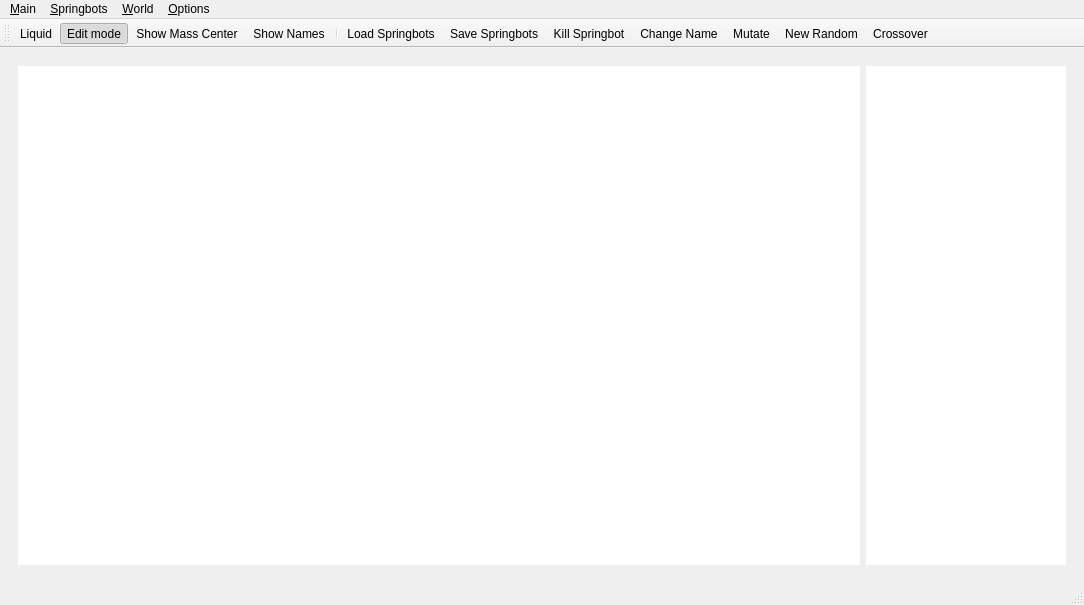
<ui version="4.0" >
 <class>MainWindow</class>
 <widget class="QMainWindow" name="MainWindow" >
  <property name="geometry" >
   <rect>
    <x>0</x>
    <y>0</y>
    <width>1084</width>
    <height>605</height>
   </rect>
  </property>
  <property name="minimumSize" >
   <size>
    <width>640</width>
    <height>480</height>
   </size>
  </property>
  <property name="windowTitle" >
   <string>Springbot Editor</string>
  </property>
  <property name="windowIcon" >
   <iconset resource="../img/resource.qrc" >
    <normaloff>:/acoes/icone.png</normaloff>:/acoes/icone.png</iconset>
  </property>
  <property name="toolButtonStyle" >
   <enum>Qt::ToolButtonTextUnderIcon</enum>
  </property>
  <widget class="QWidget" name="centralwidget" >
   <property name="geometry" >
    <rect>
     <x>0</x>
     <y>81</y>
     <width>1084</width>
     <height>500</height>
    </rect>
   </property>
   <layout class="QVBoxLayout" >
    <item>
     <widget class="QWidget" native="1" name="widget" >
      <layout class="QHBoxLayout" >
       <item>
        <widget class="Space" native="1" name="space" >
         <property name="palette" >
          <palette>
           <active>
            <colorrole role="Base" >
             <brush brushstyle="SolidPattern" >
              <color alpha="255" >
               <red>255</red>
               <green>255</green>
               <blue>255</blue>
              </color>
             </brush>
            </colorrole>
            <colorrole role="Window" >
             <brush brushstyle="SolidPattern" >
              <color alpha="255" >
               <red>255</red>
               <green>255</green>
               <blue>255</blue>
              </color>
             </brush>
            </colorrole>
           </active>
           <inactive>
            <colorrole role="Base" >
             <brush brushstyle="SolidPattern" >
              <color alpha="255" >
               <red>255</red>
               <green>255</green>
               <blue>255</blue>
              </color>
             </brush>
            </colorrole>
            <colorrole role="Window" >
             <brush brushstyle="SolidPattern" >
              <color alpha="255" >
               <red>255</red>
               <green>255</green>
               <blue>255</blue>
              </color>
             </brush>
            </colorrole>
           </inactive>
           <disabled>
            <colorrole role="Base" >
             <brush brushstyle="SolidPattern" >
              <color alpha="255" >
               <red>255</red>
               <green>255</green>
               <blue>255</blue>
              </color>
             </brush>
            </colorrole>
            <colorrole role="Window" >
             <brush brushstyle="SolidPattern" >
              <color alpha="255" >
               <red>255</red>
               <green>255</green>
               <blue>255</blue>
              </color>
             </brush>
            </colorrole>
           </disabled>
          </palette>
         </property>
         <property name="cursor" >
          <cursorShape>PointingHandCursor</cursorShape>
         </property>
         <property name="autoFillBackground" >
          <bool>true</bool>
         </property>
        </widget>
       </item>
       <item>
        <widget class="Senoide" native="1" name="senoide" >
         <property name="maximumSize" >
          <size>
           <width>200</width>
           <height>16777215</height>
          </size>
         </property>
         <property name="palette" >
          <palette>
           <active>
            <colorrole role="Base" >
             <brush brushstyle="SolidPattern" >
              <color alpha="255" >
               <red>255</red>
               <green>255</green>
               <blue>255</blue>
              </color>
             </brush>
            </colorrole>
            <colorrole role="Window" >
             <brush brushstyle="SolidPattern" >
              <color alpha="255" >
               <red>255</red>
               <green>255</green>
               <blue>255</blue>
              </color>
             </brush>
            </colorrole>
           </active>
           <inactive>
            <colorrole role="Base" >
             <brush brushstyle="SolidPattern" >
              <color alpha="255" >
               <red>255</red>
               <green>255</green>
               <blue>255</blue>
              </color>
             </brush>
            </colorrole>
            <colorrole role="Window" >
             <brush brushstyle="SolidPattern" >
              <color alpha="255" >
               <red>255</red>
               <green>255</green>
               <blue>255</blue>
              </color>
             </brush>
            </colorrole>
           </inactive>
           <disabled>
            <colorrole role="Base" >
             <brush brushstyle="SolidPattern" >
              <color alpha="255" >
               <red>255</red>
               <green>255</green>
               <blue>255</blue>
              </color>
             </brush>
            </colorrole>
            <colorrole role="Window" >
             <brush brushstyle="SolidPattern" >
              <color alpha="255" >
               <red>255</red>
               <green>255</green>
               <blue>255</blue>
              </color>
             </brush>
            </colorrole>
           </disabled>
          </palette>
         </property>
         <property name="cursor" >
          <cursorShape>PointingHandCursor</cursorShape>
         </property>
         <property name="autoFillBackground" >
          <bool>true</bool>
         </property>
        </widget>
       </item>
      </layout>
     </widget>
    </item>
   </layout>
  </widget>
  <widget class="QMenuBar" name="menubar" >
   <property name="geometry" >
    <rect>
     <x>0</x>
     <y>0</y>
     <width>1084</width>
     <height>24</height>
    </rect>
   </property>
   <widget class="QMenu" name="menuMain_menu" >
    <property name="title" >
     <string>&amp;Springbots</string>
    </property>
    <addaction name="loadSpringbotsAct" />
    <addaction name="saveSpringbotsAct" />
    <addaction name="newRandomAct" />
    <addaction name="killSpringbotAct" />
    <addaction name="mutateAct" />
   </widget>
   <widget class="QMenu" name="menu_Program" >
    <property name="title" >
     <string>&amp;Main</string>
    </property>
    <addaction name="aboutAct" />
    <addaction name="quitProgramAct" />
   </widget>
   <widget class="QMenu" name="menu_World" >
    <property name="title" >
     <string>&amp;World</string>
    </property>
    <addaction name="toggleGravityAct" />
    <addaction name="toggleEditModeAct" />
   </widget>
   <widget class="QMenu" name="menu_Options" >
    <property name="title" >
     <string>&amp;Options</string>
    </property>
    <addaction name="showMassCenterAct" />
    <addaction name="showNamesAct" />
   </widget>
   <addaction name="menu_Program" />
   <addaction name="menuMain_menu" />
   <addaction name="menu_World" />
   <addaction name="menu_Options" />
  </widget>
  <widget class="QStatusBar" name="statusbar" >
   <property name="geometry" >
    <rect>
     <x>0</x>
     <y>581</y>
     <width>1084</width>
     <height>24</height>
    </rect>
   </property>
  </widget>
  <widget class="QToolBar" name="toolBar" >
   <property name="geometry" >
    <rect>
     <x>0</x>
     <y>24</y>
     <width>1084</width>
     <height>57</height>
    </rect>
   </property>
   <property name="windowTitle" >
    <string>toolBar</string>
   </property>
   <attribute name="toolBarArea" >
    <enum>TopToolBarArea</enum>
   </attribute>
   <attribute name="toolBarBreak" >
    <bool>false</bool>
   </attribute>
   <addaction name="toggleGravityAct" />
   <addaction name="toggleEditModeAct" />
   <addaction name="showMassCenterAct" />
   <addaction name="showNamesAct" />
   <addaction name="separator" />
   <addaction name="loadSpringbotsAct" />
   <addaction name="saveSpringbotsAct" />
   <addaction name="killSpringbotAct" />
   <addaction name="changeNameAct" />
   <addaction name="mutateAct" />
   <addaction name="newRandomAct" />
   <addaction name="crossoverAct" />
  </widget>
  <action name="loadSpringbotsAct" >
   <property name="icon" >
    <iconset resource="../img/resource.qrc" >
     <normaloff>:/acoes/load.png</normaloff>:/acoes/load.png</iconset>
   </property>
   <property name="text" >
    <string>&amp;Load Springbots</string>
   </property>
  </action>
  <action name="saveSpringbotsAct" >
   <property name="icon" >
    <iconset resource="../img/resource.qrc" >
     <normaloff>:/acoes/save.png</normaloff>:/acoes/save.png</iconset>
   </property>
   <property name="text" >
    <string>&amp;Save Springbots</string>
   </property>
  </action>
  <action name="quitProgramAct" >
   <property name="icon" >
    <iconset resource="../img/resource.qrc" >
     <normaloff>:/acoes/quit.png</normaloff>:/acoes/quit.png</iconset>
   </property>
   <property name="text" >
    <string>&amp;Quit program</string>
   </property>
  </action>
  <action name="aboutAct" >
   <property name="icon" >
    <iconset resource="../img/resource.qrc" >
     <normaloff>:/acoes/about.png</normaloff>:/acoes/about.png</iconset>
   </property>
   <property name="text" >
    <string>&amp;Help and About</string>
   </property>
  </action>
  <action name="toggleGravityAct" >
   <property name="checkable" >
    <bool>true</bool>
   </property>
   <property name="icon" >
    <iconset resource="../img/resource.qrc" >
     <normaloff>:/acoes/gravity.png</normaloff>:/acoes/gravity.png</iconset>
   </property>
   <property name="text" >
    <string>&amp;Liquid</string>
   </property>
  </action>
  <action name="toggleEditModeAct" >
   <property name="checkable" >
    <bool>true</bool>
   </property>
   <property name="checked" >
    <bool>true</bool>
   </property>
   <property name="icon" >
    <iconset resource="../img/resource.qrc" >
     <normaloff>:/acoes/edit.png</normaloff>:/acoes/edit.png</iconset>
   </property>
   <property name="text" >
    <string>&amp;Edit mode</string>
   </property>
  </action>
  <action name="killSpringbotAct" >
   <property name="icon" >
    <iconset resource="../img/resource.qrc" >
     <normaloff>:/acoes/kill.png</normaloff>:/acoes/kill.png</iconset>
   </property>
   <property name="text" >
    <string>&amp;Kill Springbot</string>
   </property>
  </action>
  <action name="showMassCenterAct" >
   <property name="checkable" >
    <bool>true</bool>
   </property>
   <property name="checked" >
    <bool>false</bool>
   </property>
   <property name="icon" >
    <iconset resource="../img/resource.qrc" >
     <normaloff>:/acoes/mass-center.png</normaloff>:/acoes/mass-center.png</iconset>
   </property>
   <property name="text" >
    <string>Show &amp;Mass Center</string>
   </property>
  </action>
  <action name="showNamesAct" >
   <property name="checkable" >
    <bool>true</bool>
   </property>
   <property name="icon" >
    <iconset resource="../img/resource.qrc" >
     <normaloff>:/acoes/names.png</normaloff>:/acoes/names.png</iconset>
   </property>
   <property name="text" >
    <string>Show &amp;Names</string>
   </property>
  </action>
  <action name="changeNameAct" >
   <property name="icon" >
    <iconset resource="../img/resource.qrc" >
     <normaloff>:/acoes/names.png</normaloff>:/acoes/names.png</iconset>
   </property>
   <property name="text" >
    <string>Change &amp;Name</string>
   </property>
  </action>
  <action name="mutateAct" >
   <property name="icon" >
    <iconset resource="../img/resource.qrc" >
     <normaloff>:/acoes/mutate.png</normaloff>:/acoes/mutate.png</iconset>
   </property>
   <property name="text" >
    <string>&amp;Mutate</string>
   </property>
  </action>
  <action name="newRandomAct" >
   <property name="icon" >
    <iconset resource="../img/resource.qrc" >
     <normaloff>:/acoes/random.png</normaloff>:/acoes/random.png</iconset>
   </property>
   <property name="text" >
    <string>New &amp;Random</string>
   </property>
  </action>
  <action name="crossoverAct" >
   <property name="icon" >
    <iconset resource="../img/resource.qrc" >
     <normaloff>:/acoes/crossover.png</normaloff>:/acoes/crossover.png</iconset>
   </property>
   <property name="text" >
    <string>&amp;Crossover</string>
   </property>
  </action>
 </widget>
 <customwidgets>
  <customwidget>
   <class>Space</class>
   <extends>QWidget</extends>
   <header>space.h</header>
   <container>1</container>
  </customwidget>
  <customwidget>
   <class>Senoide</class>
   <extends>QWidget</extends>
   <header>senoide.h</header>
   <container>1</container>
  </customwidget>
 </customwidgets>
 <resources>
  <include location="../img/resource.qrc" />
 </resources>
 <connections>
  <connection>
   <sender>quitProgramAct</sender>
   <signal>triggered()</signal>
   <receiver>MainWindow</receiver>
   <slot>close()</slot>
   <hints>
    <hint type="sourcelabel" >
     <x>-1</x>
     <y>-1</y>
    </hint>
    <hint type="destinationlabel" >
     <x>417</x>
     <y>288</y>
    </hint>
   </hints>
  </connection>
 </connections>
</ui>
